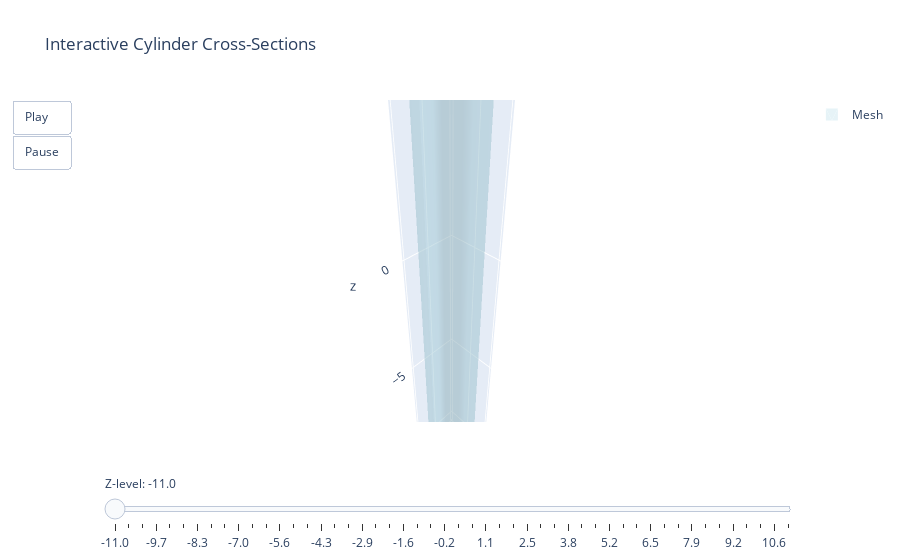

Notebook code for this chart:
### Markdown cell above
## Interactive Cross-Sections

### Code cell
# Interactive slice view of the cylinder
fig_cylinder_slice = visualize_mesh_slice_interactive(
    cylinder,
    title="Interactive Cylinder Cross-Sections",
    slice_color="darkblue",
    mesh_color="lightblue",
    mesh_opacity=0.3
)
fig_cylinder_slice.show()

### Figure 1 — Plotly figure (JSON) as saved in the notebook; plotly's stock layout.template omitted (floating-point values rounded to 4 significant figures)
{"data": [{"color": "lightblue", "i": [1, 1, 2, 2, 4, 4, 5, 5, 6, 6, 7, 7, 8, 8, 9, 9, 10, 10, 11, 11, 12, 12, 13, 13, 14, 14, 15, 15, 16, 16, 17, 17, 18, 18, 19, 19, 20, 20, 21, 21, 22, 22, 23, 23, 24, 24, 25, 25, 26, 26, 27, 27, 28, 28, 29, 29, 30, 30, 31, 31, 32, 32, 33, 33], "j": [0, 4, 4, 5, 0, 6, 6, 7, 0, 8, 8, 9, 0, 10, 10, 11, 0, 12, 12, 13, 0, 14, 14, 15, 0, 16, 16, 17, 0, 18, 18, 19, 0, 20, 20, 21, 0, 22, 22, 23, 0, 24, 24, 25, 0, 26, 26, 27, 0, 28, 28, 29, 0, 30, 30, 31, 0, 32, 32, 33, 0, 1, 1, 2], "k": [4, 2, 5, 3, 6, 5, 7, 3, 8, 7, 9, 3, 10, 9, 11, 3, 12, 11, 13, 3, 14, 13, 15, 3, 16, 15, 17, 3, 18, 17, 19, 3, 20, 19, 21, 3, 22, 21, 23, 3, 24, 23, 25, 3, 26, 25, 27, 3, 28, 27, 29, 3, 30, 29, 31, 3, 32, 31, 33, 3, 1, 33, 2, 3], "name": "Mesh", "opacity": 0.3, "showlegend": true, "type": "mesh3d", "x": [0.0, 1.0, 1.0, 0.0, 0.9239, 0.9239, 0.7071, 0.7071, 0.3827, 0.3827, 6.123e-17, 6.123e-17, -0.3827, -0.3827, -0.7071, -0.7071, -0.9239, -0.9239, -1.0, -1.0, -0.9239, -0.9239, -0.7071, -0.7071, -0.3827, -0.3827, -1.837e-16, -1.837e-16, 0.3827, 0.3827, 0.7071, 0.7071, 0.9239, 0.9239], "y": [0.0, 0.0, 0.0, 0.0, 0.3827, 0.3827, 0.7071, 0.7071, 0.9239, 0.9239, 1.0, 1.0, 0.9239, 0.9239, 0.7071, 0.7071, 0.3827, 0.3827, 1.225e-16, 1.225e-16, -0.3827, -0.3827, -0.7071, -0.7071, -0.9239, -0.9239, -1.0, -1.0, -0.9239, -0.9239, -0.7071, -0.7071, -0.3827, -0.3827], "z": [-10.0, -10.0, 10.0, 10.0, -10.0, 10.0, -10.0, 10.0, -10.0, 10.0, -10.0, 10.0, -10.0, 10.0, -10.0, 10.0, -10.0, 10.0, -10.0, 10.0, -10.0, 10.0, -10.0, 10.0, -10.0, 10.0, -10.0, 10.0, -10.0, 10.0, -10.0, 10.0, -10.0, 10.0]}], "layout": {"scene": {"aspectmode": "data", "camera": {"eye": {"x": 1.5, "y": 1.5, "z": 1.5}}}, "sliders": [{"active": 0, "currentvalue": {"prefix": "Z-level: "}, "pad": {"t": 50}, "steps": [{"args": [["0"], {"frame": {"duration": 100, "redraw": true}, "mode": "immediate"}], "label": "-11.0", "method": "animate"}, {"args": [["1"], {"frame": {"duration": 100, "redraw": true}, "mode": "immediate"}], "label": "-10.6", "method": "animate"}, {"args": [["2"], {"frame": {"duration": 100, "redraw": true}, "mode": "immediate"}], "label": "-10.1", "method": "animate"}, {"args": [["3"], {"frame": {"duration": 100, "redraw": true}, "mode": "immediate"}], "label": "-9.7", "method": "animate"}, {"args": [["4"], {"frame": {"duration": 100, "redraw": true}, "mode": "immediate"}], "label": "-9.2", "method": "animate"}, {"args": [["5"], {"frame": {"duration": 100, "redraw": true}, "mode": "immediate"}], "label": "-8.8", "method": "animate"}, {"args": [["6"], {"frame": {"duration": 100, "redraw": true}, "mode": "immediate"}], "label": "-8.3", "method": "animate"}, {"args": [["7"], {"frame": {"duration": 100, "redraw": true}, "mode": "immediate"}], "label": "-7.9", "method": "animate"}, {"args": [["8"], {"frame": {"duration": 100, "redraw": true}, "mode": "immediate"}], "label": "-7.4", "method": "animate"}, {"args": [["9"], {"frame": {"duration": 100, "redraw": true}, "mode": "immediate"}], "label": "-7.0", "method": "animate"}, {"args": [["10"], {"frame": {"duration": 100, "redraw": true}, "mode": "immediate"}], "label": "-6.5", "method": "animate"}, {"args": [["11"], {"frame": {"duration": 100, "redraw": true}, "mode": "immediate"}], "label": "-6.1", "method": "animate"}, {"args": [["12"], {"frame": {"duration": 100, "redraw": true}, "mode": "immediate"}], "label": "-5.6", "method": "animate"}, {"args": [["13"], {"frame": {"duration": 100, "redraw": true}, "mode": "immediate"}], "label": "-5.2", "method": "animate"}, {"args": [["14"], {"frame": {"duration": 100, "redraw": true}, "mode": "immediate"}], "label": "-4.7", "method": "animate"}, {"args": [["15"], {"frame": {"duration": 100, "redraw": true}, "mode": "immediate"}], "label": "-4.3", "method": "animate"}, {"args": [["16"], {"frame": {"duration": 100, "redraw": true}, "mode": "immediate"}], "label": "-3.8", "method": "animate"}, {"args": [["17"], {"frame": {"duration": 100, "redraw": true}, "mode": "immediate"}], "label": "-3.4", "method": "animate"}, {"args": [["18"], {"frame": {"duration": 100, "redraw": true}, "mode": "immediate"}], "label": "-2.9", "method": "animate"}, {"args": [["19"], {"frame": {"duration": 100, "redraw": true}, "mode": "immediate"}], "label": "-2.5", "method": "animate"}, {"args": [["20"], {"frame": {"duration": 100, "redraw": true}, "mode": "immediate"}], "label": "-2.0", "method": "animate"}, {"args": [["21"], {"frame": {"duration": 100, "redraw": true}, "mode": "immediate"}], "label": "-1.6", "method": "animate"}, {"args": [["22"], {"frame": {"duration": 100, "redraw": true}, "mode": "immediate"}], "label": "-1.1", "method": "animate"}, {"args": [["23"], {"frame": {"duration": 100, "redraw": true}, "mode": "immediate"}], "label": "-0.7", "method": "animate"}, {"args": [["24"], {"frame": {"duration": 100, "redraw": true}, "mode": "immediate"}], "label": "-0.2", "method": "animate"}, {"args": [["25"], {"frame": {"duration": 100, "redraw": true}, "mode": "immediate"}], "label": "0.2", "method": "animate"}, {"args": [["26"], {"frame": {"duration": 100, "redraw": true}, "mode": "immediate"}], "label": "0.7", "method": "animate"}, {"args": [["27"], {"frame": {"duration": 100, "redraw": true}, "mode": "immediate"}], "label": "1.1", "method": "animate"}, {"args": [["28"], {"frame": {"duration": 100, "redraw": true}, "mode": "immediate"}], "label": "1.6", "method": "animate"}, {"args": [["29"], {"frame": {"duration": 100, "redraw": true}, "mode": "immediate"}], "label": "2.0", "method": "animate"}, {"args": [["30"], {"frame": {"duration": 100, "redraw": true}, "mode": "immediate"}], "label": "2.5", "method": "animate"}, {"args": [["31"], {"frame": {"duration": 100, "redraw": true}, "mode": "immediate"}], "label": "2.9", "method": "animate"}, {"args": [["32"], {"frame": {"duration": 100, "redraw": true}, "mode": "immediate"}], "label": "3.4", "method": "animate"}, {"args": [["33"], {"frame": {"duration": 100, "redraw": true}, "mode": "immediate"}], "label": "3.8", "method": "animate"}, {"args": [["34"], {"frame": {"duration": 100, "redraw": true}, "mode": "immediate"}], "label": "4.3", "method": "animate"}, {"args": [["35"], {"frame": {"duration": 100, "redraw": true}, "mode": "immediate"}], "label": "4.7", "method": "animate"}, {"args": [["36"], {"frame": {"duration": 100, "redraw": true}, "mode": "immediate"}], "label": "5.2", "method": "animate"}, {"args": [["37"], {"frame": {"duration": 100, "redraw": true}, "mode": "immediate"}], "label": "5.6", "method": "animate"}, {"args": [["38"], {"frame": {"duration": 100, "redraw": true}, "mode": "immediate"}], "label": "6.1", "method": "animate"}, {"args": [["39"], {"frame": {"duration": 100, "redraw": true}, "mode": "immediate"}], "label": "6.5", "method": "animate"}, {"args": [["40"], {"frame": {"duration": 100, "redraw": true}, "mode": "immediate"}], "label": "7.0", "method": "animate"}, {"args": [["41"], {"frame": {"duration": 100, "redraw": true}, "mode": "immediate"}], "label": "7.4", "method": "animate"}, {"args": [["42"], {"frame": {"duration": 100, "redraw": true}, "mode": "immediate"}], "label": "7.9", "method": "animate"}, {"args": [["43"], {"frame": {"duration": 100, "redraw": true}, "mode": "immediate"}], "label": "8.3", "method": "animate"}, {"args": [["44"], {"frame": {"duration": 100, "redraw": true}, "mode": "immediate"}], "label": "8.8", "method": "animate"}, {"args": [["45"], {"frame": {"duration": 100, "redraw": true}, "mode": "immediate"}], "label": "9.2", "method": "animate"}, {"args": [["46"], {"frame": {"duration": 100, "redraw": true}, "mode": "immediate"}], "label": "9.7", "method": "animate"}, {"args": [["47"], {"frame": {"duration": 100, "redraw": true}, "mode": "immediate"}], "label": "10.1", "method": "animate"}, {"args": [["48"], {"frame": {"duration": 100, "redraw": true}, "mode": "immediate"}], "label": "10.6", "method": "animate"}, {"args": [["49"], {"frame": {"duration": 100, "redraw": true}, "mode": "immediate"}], "label": "11.0", "method": "animate"}]}], "title": {"text": "Interactive Cylinder Cross-Sections"}, "updatemenus": [{"buttons": [{"args": [null, {"frame": {"duration": 200}, "fromcurrent": true}], "label": "Play", "method": "animate"}, {"args": [[null], {"frame": {"duration": 0}, "mode": "immediate"}], "label": "Pause", "method": "animate"}], "showactive": false, "type": "buttons"}]}}
